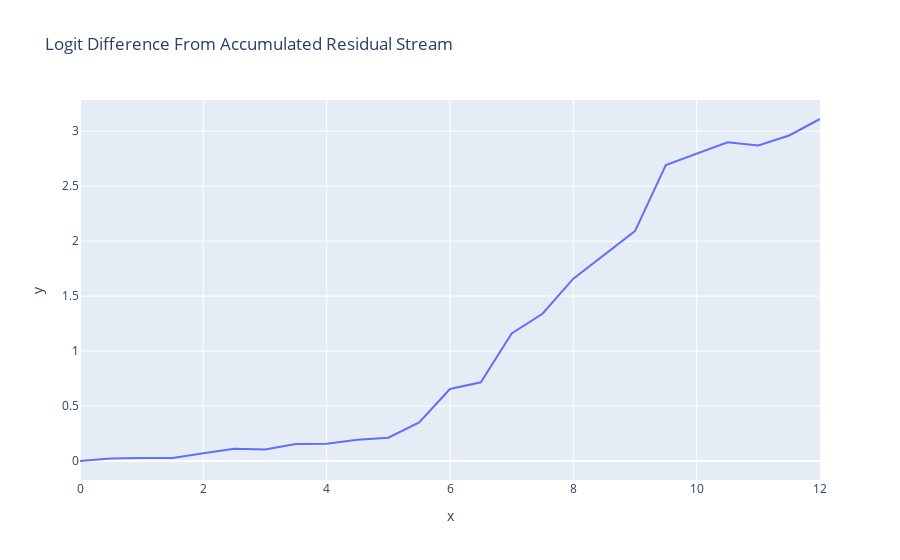

The notebook cell this image was saved under:
### Code cell
accumulated_residual, labels = clean_cache.accumulated_resid(layer=-1, incl_mid=False, pos_slice=-1, return_labels=True)
logit_lens_logit_diffs = residual_stack_to_logit_diff(accumulated_residual, clean_cache)
line(logit_lens_logit_diffs, x=np.arange(model.cfg.n_layers*1+1)/2, hover_name=labels, title="Logit Difference From Accumulated Residual Stream")

### Figure 1 — Plotly figure (JSON) as saved in the notebook; plotly's stock layout.template omitted (floating-point values rounded to 4 significant figures)
{"data": [{"hovertemplate": "<b>%{hovertext}</b><br><br>x=%{x}<br>y=%{y}<extra></extra>", "hovertext": ["0_pre", "1_pre", "2_pre", "3_pre", "4_pre", "5_pre", "6_pre", "7_pre", "8_pre", "9_pre", "10_pre", "11_pre", "12_pre", "13_pre", "14_pre", "15_pre", "16_pre", "17_pre", "18_pre", "19_pre", "20_pre", "21_pre", "22_pre", "23_pre", "final_post"], "legendgroup": "", "line": {"color": "#636efa", "dash": "solid"}, "marker": {"symbol": "circle"}, "mode": "lines", "name": "", "orientation": "v", "showlegend": false, "type": "scatter", "x": [0, 0.5, 1, 1.5, 2, 2.5, 3, 3.5, 4, 4.5, 5, 5.5, 6, 6.5, 7, 7.5, 8, 8.5, 9, 9.5, 10, 10.5, 11, 11.5, 12], "xaxis": "x", "y": [-1.034e-06, 0.02223, 0.02812, 0.0282, 0.07017, 0.1119, 0.1057, 0.1553, 0.1578, 0.1929, 0.2121, 0.3516, 0.6549, 0.716, 1.16, 1.339, 1.658, 1.876, 2.09, 2.691, 2.794, 2.898, 2.87, 2.96, 3.11], "yaxis": "y"}], "layout": {"legend": {"tracegroupgap": 0}, "title": {"text": "Logit Difference From Accumulated Residual Stream"}, "xaxis": {"anchor": "y", "domain": [0, 1], "title": {"text": "x"}}, "yaxis": {"anchor": "x", "domain": [0, 1], "title": {"text": "y"}}}}
